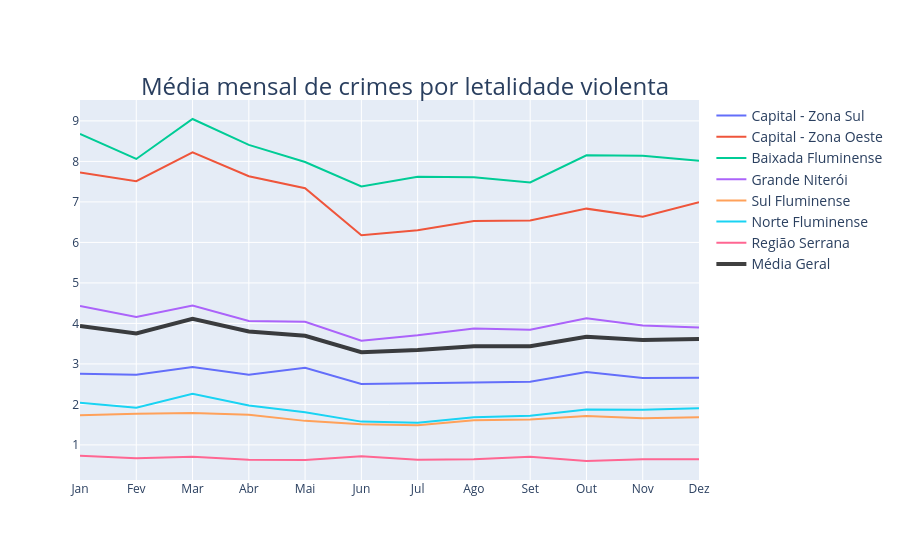

Notebook source saved alongside this figure:
### Code cell
# Agrupamento por mês dos crimes violentos
df_regiao = df_cisp_mensal.groupby(['mes', 'id_risp'])['quantidade_letalidade_violenta'].mean().reset_index()
df_geral = df_cisp_mensal.groupby(['mes'])['quantidade_letalidade_violenta'].mean().reset_index()


# Relação do ID com a região
nomes_regioes = {
    1: 'Capital - Zona Sul',
    2: 'Capital - Zona Oeste',
    3: 'Baixada Fluminense',
    4: 'Grande Niterói',
    5: 'Sul Fluminense',
    6: 'Norte Fluminense',
    7: 'Região Serrana'
}

# Prepara o dataframe para a visualização
df_geral_plot = df_geral.copy()
df_geral_plot['id_risp'] = 'Média Geral'
df_plotly = pd.concat([df_regiao, df_geral_plot], ignore_index=True)
df_plotly['id_risp'] = df_plotly['id_risp'].replace(nomes_regioes)

meses = ['Jan', 'Fev', 'Mar', 'Abr', 'Mai', 'Jun', 'Jul', 'Ago', 'Set', 'Out', 'Nov', 'Dez']

# Estabelece a semântica do gráfico
fig = px.line(
    df_plotly, 
    x='mes', 
    y='quantidade_letalidade_violenta', 
    color='id_risp',
    markers=False,
    title='Média mensal de crimes por letalidade violenta',
    labels={'id_risp': ''}
)

# Alocação dos meses no eixo x
fig.update_layout(
    xaxis=dict(tickmode='array', tickvals=list(range(1, 13)), ticktext=meses),
    title_x=0.45,
    title_y=0.86,
    title_font_size=24,
    xaxis_title='',
    yaxis_title='',
    legend=dict(
        font=dict(size=14)
    )
)

# Destaca a linha de média geral
fig.update_traces(
    line=dict(width=4, color='black'),
    opacity=0.75,
    selector=dict(name='Média Geral')
)

fig.show()

### Figure 1 — Plotly figure (JSON) as saved in the notebook; plotly's stock layout.template omitted (floating-point values rounded to 4 significant figures)
{"data": [{"hovertemplate": "=Capital - Zona Sul<br>mes=%{x}<br>quantidade_letalidade_violenta=%{y}<extra></extra>", "legendgroup": "Capital - Zona Sul", "line": {"color": "#636efa", "dash": "solid"}, "marker": {"symbol": "circle"}, "mode": "lines", "name": "Capital - Zona Sul", "orientation": "v", "showlegend": true, "type": "scatter", "x": [1, 2, 3, 4, 5, 6, 7, 8, 9, 10, 11, 12], "xaxis": "x", "y": [2.759, 2.731, 2.921, 2.731, 2.904, 2.507, 2.525, 2.54, 2.562, 2.801, 2.65, 2.658], "yaxis": "y"}, {"hovertemplate": "=Capital - Zona Oeste<br>mes=%{x}<br>quantidade_letalidade_violenta=%{y}<extra></extra>", "legendgroup": "Capital - Zona Oeste", "line": {"color": "#EF553B", "dash": "solid"}, "marker": {"symbol": "circle"}, "mode": "lines", "name": "Capital - Zona Oeste", "orientation": "v", "showlegend": true, "type": "scatter", "x": [1, 2, 3, 4, 5, 6, 7, 8, 9, 10, 11, 12], "xaxis": "x", "y": [7.727, 7.511, 8.222, 7.634, 7.34, 6.175, 6.302, 6.529, 6.543, 6.834, 6.632, 6.992], "yaxis": "y"}, {"hovertemplate": "=Baixada Fluminense<br>mes=%{x}<br>quantidade_letalidade_violenta=%{y}<extra></extra>", "legendgroup": "Baixada Fluminense", "line": {"color": "#00cc96", "dash": "solid"}, "marker": {"symbol": "circle"}, "mode": "lines", "name": "Baixada Fluminense", "orientation": "v", "showlegend": true, "type": "scatter", "x": [1, 2, 3, 4, 5, 6, 7, 8, 9, 10, 11, 12], "xaxis": "x", "y": [8.677, 8.06, 9.047, 8.407, 7.984, 7.383, 7.624, 7.607, 7.479, 8.152, 8.14, 8.016], "yaxis": "y"}, {"hovertemplate": "=Grande Niterói<br>mes=%{x}<br>quantidade_letalidade_violenta=%{y}<extra></extra>", "legendgroup": "Grande Niterói", "line": {"color": "#ab63fa", "dash": "solid"}, "marker": {"symbol": "circle"}, "mode": "lines", "name": "Grande Niterói", "orientation": "v", "showlegend": true, "type": "scatter", "x": [1, 2, 3, 4, 5, 6, 7, 8, 9, 10, 11, 12], "xaxis": "x", "y": [4.429, 4.157, 4.442, 4.059, 4.043, 3.574, 3.708, 3.876, 3.843, 4.129, 3.947, 3.9], "yaxis": "y"}, {"hovertemplate": "=Sul Fluminense<br>mes=%{x}<br>quantidade_letalidade_violenta=%{y}<extra></extra>", "legendgroup": "Sul Fluminense", "line": {"color": "#FFA15A", "dash": "solid"}, "marker": {"symbol": "circle"}, "mode": "lines", "name": "Sul Fluminense", "orientation": "v", "showlegend": true, "type": "scatter", "x": [1, 2, 3, 4, 5, 6, 7, 8, 9, 10, 11, 12], "xaxis": "x", "y": [1.735, 1.772, 1.785, 1.745, 1.594, 1.508, 1.484, 1.61, 1.63, 1.712, 1.661, 1.68], "yaxis": "y"}, {"hovertemplate": "=Norte Fluminense<br>mes=%{x}<br>quantidade_letalidade_violenta=%{y}<extra></extra>", "legendgroup": "Norte Fluminense", "line": {"color": "#19d3f3", "dash": "solid"}, "marker": {"symbol": "circle"}, "mode": "lines", "name": "Norte Fluminense", "orientation": "v", "showlegend": true, "type": "scatter", "x": [1, 2, 3, 4, 5, 6, 7, 8, 9, 10, 11, 12], "xaxis": "x", "y": [2.039, 1.917, 2.264, 1.971, 1.808, 1.576, 1.548, 1.686, 1.72, 1.875, 1.87, 1.907], "yaxis": "y"}, {"hovertemplate": "=Região Serrana<br>mes=%{x}<br>quantidade_letalidade_violenta=%{y}<extra></extra>", "legendgroup": "Região Serrana", "line": {"color": "#FF6692", "dash": "solid"}, "marker": {"symbol": "circle"}, "mode": "lines", "name": "Região Serrana", "orientation": "v", "showlegend": true, "type": "scatter", "x": [1, 2, 3, 4, 5, 6, 7, 8, 9, 10, 11, 12], "xaxis": "x", "y": [0.7356, 0.6702, 0.7068, 0.6354, 0.6302, 0.7188, 0.6359, 0.644, 0.7065, 0.6033, 0.644, 0.6467], "yaxis": "y"}, {"hovertemplate": "=Média Geral<br>mes=%{x}<br>quantidade_letalidade_violenta=%{y}<extra></extra>", "legendgroup": "Média Geral", "line": {"color": "black", "dash": "solid", "width": 4}, "marker": {"symbol": "circle"}, "mode": "lines", "name": "Média Geral", "opacity": 0.75, "orientation": "v", "showlegend": true, "type": "scatter", "x": [1, 2, 3, 4, 5, 6, 7, 8, 9, 10, 11, 12], "xaxis": "x", "y": [3.934, 3.754, 4.112, 3.802, 3.693, 3.291, 3.346, 3.436, 3.435, 3.673, 3.588, 3.615], "yaxis": "y"}], "layout": {"legend": {"font": {"size": 14}, "title": {"text": ""}, "tracegroupgap": 0}, "title": {"font": {"size": 24}, "text": "Média mensal de crimes por letalidade violenta", "x": 0.45, "y": 0.86}, "xaxis": {"anchor": "y", "domain": [0, 1], "tickmode": "array", "ticktext": ["Jan", "Fev", "Mar", "Abr", "Mai", "Jun", "Jul", "Ago", "Set", "Out", "Nov", "Dez"], "tickvals": [1, 2, 3, 4, 5, 6, 7, 8, 9, 10, 11, 12], "title": {"text": ""}}, "yaxis": {"anchor": "x", "domain": [0, 1], "title": {"text": ""}}}}
